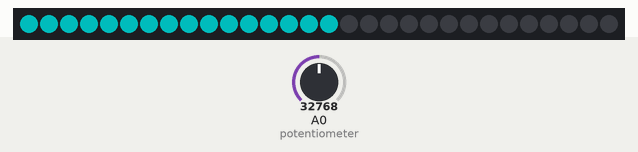
Simulated run of this program. Board: CircuitPython board. Shown: 30 RGB LEDs in strip order, left to right. Inputs (shaded band) come from the test bench; at power-on: A0 (potentiometer) = 32768 (analog values on the 0–65535 scale). Dim RGB values are drawn brighter than linear.

Above: at 1.2 s.
1.3 s: A0 (potentiometer) set to 65535
At 1.7 s:
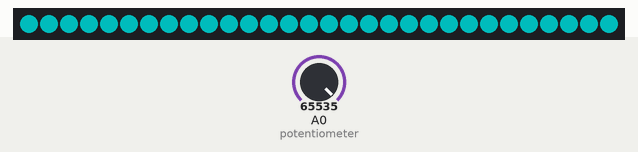
2.8 s: A0 (potentiometer) set to 57670
4.3 s: A0 (potentiometer) set to 45874
At 5.3 s:
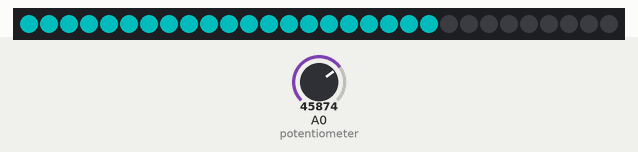
Timing chart, 0 to 7.3 s (numbered marks = the images above; inputs shaded):
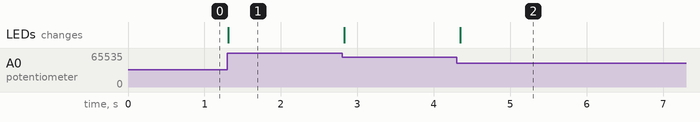

The program:

potentiometer_neopixel_strip.py
```python
"""This example requires a potentiometer and a NeoPixel strip. Talk to the team to get one of each!

Connect the blue clip on the potentiometer to pad A0.
Connect the black clip to a GND pad.
Connect the red clip to a 3.3v pad.

Connect the white clip on the NeoPixel strip to pad A7.
Connect the black clip on the NeoPixel strip to a GND pad.
Connect the red clip on the NeoPixel strip to the VOUT pad.

THIS EXAMPLE REQUIRES A SEPARATE LIBRARY BE LOADED ONTO YOUR CIRCUITPY DRIVE.
This example requires the simpleio.mpy library.

Rotate the potentiometer knob to watch the number of pixels lit up on the strip change!"""
import time
import board
import simpleio
import analogio
import neopixel

strip = neopixel.NeoPixel(board.A7, 30, auto_write=False)
strip.brightness = 0.3
potentiometer = analogio.AnalogIn(board.A0)


def get_voltage(pin):
    return (pin.value * 3.3) / 65536


while True:
    # Potentiometer voltage value remapped to pixel position
    strip_peak = simpleio.map_range(get_voltage(potentiometer), 0, 3.3, 0, 30)

    for j in range(0, 30, 1):
        if j <= strip_peak:
            strip[j] = (0, 255, 255)
        else:
            strip[j] = (0, 0, 0)

    strip.show()
    time.sleep(0.05)
```

Measured:
- after the input at 1.3 s, the LEDs: change at once (image 1)
- after the input at 4.3 s, the LEDs: change after 0.05 s (image 2)
